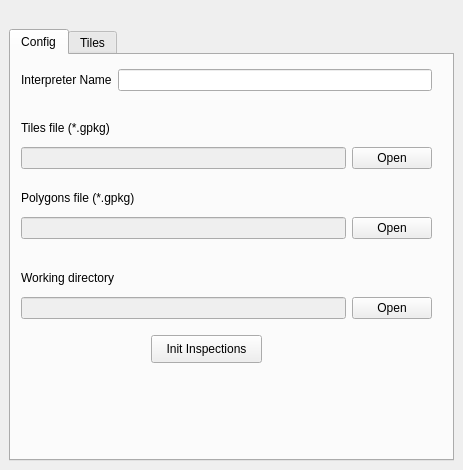
<?xml version="1.0" encoding="UTF-8"?>
<ui version="4.0">
 <class>AlertsInspectionDockWidgetBase</class>
 <widget class="QDockWidget" name="AlertsInspectionDockWidgetBase">
  <property name="geometry">
   <rect>
    <x>0</x>
    <y>0</y>
    <width>463</width>
    <height>470</height>
   </rect>
  </property>
  <property name="sizePolicy">
   <sizepolicy hsizetype="Minimum" vsizetype="Preferred">
    <horstretch>0</horstretch>
    <verstretch>0</verstretch>
   </sizepolicy>
  </property>
  <property name="minimumSize">
   <size>
    <width>440</width>
    <height>195</height>
   </size>
  </property>
  <property name="maximumSize">
   <size>
    <width>480</width>
    <height>254288</height>
   </size>
  </property>
  <property name="styleSheet">
   <string notr="true"/>
  </property>
  <property name="windowTitle">
   <string>DEFORESTATION ALERTS INSPECTION</string>
  </property>
  <widget class="QWidget" name="dockWidgetContents">
   <layout class="QVBoxLayout" name="verticalLayout">
    <item>
     <widget class="QLabel" name="logo">
      <property name="sizePolicy">
       <sizepolicy hsizetype="Preferred" vsizetype="Fixed">
        <horstretch>0</horstretch>
        <verstretch>0</verstretch>
       </sizepolicy>
      </property>
      <property name="text">
       <string/>
      </property>
      <property name="alignment">
       <set>Qt::AlignCenter</set>
      </property>
     </widget>
    </item>
    <item>
     <widget class="QTabWidget" name="tabWidget">
      <property name="sizePolicy">
       <sizepolicy hsizetype="Preferred" vsizetype="Preferred">
        <horstretch>0</horstretch>
        <verstretch>0</verstretch>
       </sizepolicy>
      </property>
      <property name="minimumSize">
       <size>
        <width>200</width>
        <height>0</height>
       </size>
      </property>
      <property name="maximumSize">
       <size>
        <width>1777220</width>
        <height>16777215</height>
       </size>
      </property>
      <property name="cursor">
       <cursorShape>ArrowCursor</cursorShape>
      </property>
      <property name="currentIndex">
       <number>0</number>
      </property>
      <widget class="QWidget" name="tabConfig">
       <attribute name="title">
        <string>Config</string>
       </attribute>
       <widget class="QWidget" name="layoutWidget">
        <property name="geometry">
         <rect>
          <x>10</x>
          <y>60</y>
          <width>411</width>
          <height>54</height>
         </rect>
        </property>
        <layout class="QGridLayout" name="gridLayout_3">
         <item row="1" column="1">
          <widget class="QLabel" name="labelFile">
           <property name="text">
            <string>Tiles file (*.gpkg)</string>
           </property>
          </widget>
         </item>
         <item row="2" column="1">
          <layout class="QHBoxLayout" name="horizontalLayout">
           <item>
            <widget class="QLineEdit" name="fieldFileName">
             <property name="enabled">
              <bool>false</bool>
             </property>
             <property name="mouseTracking">
              <bool>true</bool>
             </property>
             <property name="acceptDrops">
              <bool>false</bool>
             </property>
             <property name="text">
              <string/>
             </property>
             <property name="frame">
              <bool>true</bool>
             </property>
            </widget>
           </item>
           <item>
            <widget class="QPushButton" name="btnFile">
             <property name="cursor">
              <cursorShape>PointingHandCursor</cursorShape>
             </property>
             <property name="text">
              <string>Open</string>
             </property>
            </widget>
           </item>
          </layout>
         </item>
        </layout>
       </widget>
       <widget class="QPushButton" name="btnInitInspections">
        <property name="geometry">
         <rect>
          <x>140</x>
          <y>280</y>
          <width>111</width>
          <height>28</height>
         </rect>
        </property>
        <property name="cursor">
         <cursorShape>PointingHandCursor</cursorShape>
        </property>
        <property name="text">
         <string>Init Inspections</string>
        </property>
       </widget>
       <widget class="QWidget" name="layoutWidget_2">
        <property name="geometry">
         <rect>
          <x>10</x>
          <y>210</y>
          <width>411</width>
          <height>54</height>
         </rect>
        </property>
        <layout class="QGridLayout" name="gridLayout_4">
         <item row="1" column="1">
          <widget class="QLabel" name="labelFile_2">
           <property name="text">
            <string>Working directory</string>
           </property>
          </widget>
         </item>
         <item row="2" column="1">
          <layout class="QHBoxLayout" name="horizontalLayout_4">
           <item>
            <widget class="QLineEdit" name="fieldWorkingDirectory">
             <property name="enabled">
              <bool>false</bool>
             </property>
             <property name="mouseTracking">
              <bool>true</bool>
             </property>
             <property name="acceptDrops">
              <bool>false</bool>
             </property>
             <property name="text">
              <string/>
             </property>
             <property name="frame">
              <bool>true</bool>
             </property>
            </widget>
           </item>
           <item>
            <widget class="QPushButton" name="btnWorkingDirectory">
             <property name="cursor">
              <cursorShape>PointingHandCursor</cursorShape>
             </property>
             <property name="text">
              <string>Open</string>
             </property>
            </widget>
           </item>
          </layout>
         </item>
        </layout>
       </widget>
       <widget class="QWidget" name="layoutWidget">
        <property name="geometry">
         <rect>
          <x>10</x>
          <y>10</y>
          <width>411</width>
          <height>30</height>
         </rect>
        </property>
        <layout class="QHBoxLayout" name="horizontalLayout_5">
         <item>
          <widget class="QLabel" name="label_4">
           <property name="text">
            <string>Interpreter Name</string>
           </property>
          </widget>
         </item>
         <item>
          <widget class="QLineEdit" name="interpreterName"/>
         </item>
        </layout>
       </widget>
       <widget class="QWidget" name="layoutWidget_3">
        <property name="geometry">
         <rect>
          <x>10</x>
          <y>130</y>
          <width>411</width>
          <height>54</height>
         </rect>
        </property>
        <layout class="QGridLayout" name="gridLayout_5">
         <item row="1" column="1">
          <widget class="QLabel" name="labelFile_3">
           <property name="text">
            <string>Polygons file (*.gpkg)</string>
           </property>
          </widget>
         </item>
         <item row="2" column="1">
          <layout class="QHBoxLayout" name="horizontalLayout_6">
           <item>
            <widget class="QLineEdit" name="polygonsFileName">
             <property name="enabled">
              <bool>false</bool>
             </property>
             <property name="mouseTracking">
              <bool>true</bool>
             </property>
             <property name="acceptDrops">
              <bool>false</bool>
             </property>
             <property name="text">
              <string/>
             </property>
             <property name="frame">
              <bool>true</bool>
             </property>
            </widget>
           </item>
           <item>
            <widget class="QPushButton" name="btnPolygons">
             <property name="cursor">
              <cursorShape>PointingHandCursor</cursorShape>
             </property>
             <property name="text">
              <string>Open</string>
             </property>
            </widget>
           </item>
          </layout>
         </item>
        </layout>
       </widget>
      </widget>
      <widget class="QWidget" name="tabTiles">
       <attribute name="title">
        <string>Tiles</string>
       </attribute>
       <widget class="QWidget" name="layoutWidget">
        <property name="geometry">
         <rect>
          <x>11</x>
          <y>10</y>
          <width>421</width>
          <height>51</height>
         </rect>
        </property>
        <layout class="QHBoxLayout" name="layoutTilesControl">
         <item>
          <widget class="QPushButton" name="btnBack">
           <property name="sizePolicy">
            <sizepolicy hsizetype="Fixed" vsizetype="MinimumExpanding">
             <horstretch>0</horstretch>
             <verstretch>7</verstretch>
            </sizepolicy>
           </property>
           <property name="minimumSize">
            <size>
             <width>0</width>
             <height>15</height>
            </size>
           </property>
           <property name="cursor">
            <cursorShape>PointingHandCursor</cursorShape>
           </property>
           <property name="styleSheet">
            <string notr="true">border-radius: 20px</string>
           </property>
           <property name="text">
            <string/>
           </property>
           <property name="iconSize">
            <size>
             <width>30</width>
             <height>30</height>
            </size>
           </property>
          </widget>
         </item>
         <item>
          <widget class="QLabel" name="tileInfo">
           <property name="font">
            <font>
             <pointsize>18</pointsize>
             <weight>75</weight>
             <italic>false</italic>
             <bold>true</bold>
            </font>
           </property>
           <property name="text">
            <string>Tile currentTile of totalTiles</string>
           </property>
           <property name="alignment">
            <set>Qt::AlignCenter</set>
           </property>
          </widget>
         </item>
         <item>
          <widget class="QPushButton" name="btnNext">
           <property name="sizePolicy">
            <sizepolicy hsizetype="Fixed" vsizetype="MinimumExpanding">
             <horstretch>0</horstretch>
             <verstretch>0</verstretch>
            </sizepolicy>
           </property>
           <property name="cursor">
            <cursorShape>PointingHandCursor</cursorShape>
           </property>
           <property name="styleSheet">
            <string notr="true">border-radius: 20px</string>
           </property>
           <property name="text">
            <string/>
           </property>
           <property name="iconSize">
            <size>
             <width>30</width>
             <height>30</height>
            </size>
           </property>
          </widget>
         </item>
        </layout>
       </widget>
       <widget class="QWidget" name="verticalLayoutWidget">
        <property name="geometry">
         <rect>
          <x>10</x>
          <y>130</y>
          <width>421</width>
          <height>170</height>
         </rect>
        </property>
        <layout class="QVBoxLayout" name="layoutClasses"/>
       </widget>
       <widget class="QWidget" name="layoutWidget">
        <property name="geometry">
         <rect>
          <x>10</x>
          <y>80</y>
          <width>421</width>
          <height>31</height>
         </rect>
        </property>
        <layout class="QHBoxLayout" name="horizontalLayout_3">
         <item>
          <widget class="QLabel" name="labelClass">
           <property name="sizePolicy">
            <sizepolicy hsizetype="Minimum" vsizetype="Minimum">
             <horstretch>0</horstretch>
             <verstretch>0</verstretch>
            </sizepolicy>
           </property>
           <property name="text">
            <string>Classes</string>
           </property>
          </widget>
         </item>
         <item>
          <widget class="QPushButton" name="btnClearSelection">
           <property name="sizePolicy">
            <sizepolicy hsizetype="Fixed" vsizetype="Fixed">
             <horstretch>0</horstretch>
             <verstretch>0</verstretch>
            </sizepolicy>
           </property>
           <property name="cursor">
            <cursorShape>PointingHandCursor</cursorShape>
           </property>
           <property name="styleSheet">
            <string notr="true">border-radius: 10px</string>
           </property>
           <property name="text">
            <string/>
           </property>
          </widget>
         </item>
         <item>
          <widget class="QLabel" name="selectedClass">
           <property name="sizePolicy">
            <sizepolicy hsizetype="Minimum" vsizetype="Minimum">
             <horstretch>0</horstretch>
             <verstretch>0</verstretch>
            </sizepolicy>
           </property>
           <property name="text">
            <string>selectedClass</string>
           </property>
           <property name="alignment">
            <set>Qt::AlignCenter</set>
           </property>
          </widget>
         </item>
        </layout>
       </widget>
      </widget>
     </widget>
    </item>
   </layout>
  </widget>
 </widget>
 <resources/>
 <connections/>
</ui>
